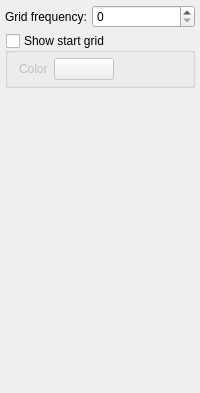
        <widget class="QWidget" name="tabGrid">
         <property name="enabled">
          <bool>true</bool>
         </property>
         <attribute name="title">
          <string>Grid</string>
         </attribute>
         <attribute name="toolTip">
          <string>&lt;html&gt;&lt;head/&gt;&lt;body&gt;&lt;p&gt;General grid visualization settings.&lt;/p&gt;&lt;/body&gt;&lt;/html&gt;</string>
         </attribute>
         <layout class="QVBoxLayout" name="verticalLayout_3">
          <property name="spacing">
           <number>5</number>
          </property>
          <property name="leftMargin">
           <number>5</number>
          </property>
          <property name="topMargin">
           <number>5</number>
          </property>
          <property name="rightMargin">
           <number>5</number>
          </property>
          <property name="bottomMargin">
           <number>5</number>
          </property>
          <item>
           <layout class="QFormLayout" name="formLayout">
            <property name="fieldGrowthPolicy">
             <enum>QFormLayout::AllNonFixedFieldsGrow</enum>
            </property>
            <property name="horizontalSpacing">
             <number>5</number>
            </property>
            <property name="verticalSpacing">
             <number>5</number>
            </property>
            <item row="0" column="0">
             <widget class="QLabel" name="label_16">
              <property name="text">
               <string>Grid frequency:</string>
              </property>
             </widget>
            </item>
            <item row="0" column="1">
             <widget class="QSpinBox" name="m_sbGridFrequency">
              <property name="toolTip">
               <string>&lt;html&gt;&lt;head/&gt;&lt;body&gt;&lt;p&gt;Indicate the frequency of visible gridlines used for visualization.&lt;/p&gt;&lt;p&gt;e.g. 1: every line of the grid is visible; 2: only every second line is visible ...&lt;/p&gt;&lt;/body&gt;&lt;/html&gt;</string>
              </property>
              <property name="maximum">
               <number>200</number>
              </property>
             </widget>
            </item>
           </layout>
          </item>
          <item>
           <widget class="QGroupBox" name="m_groupShowStartGrid">
            <property name="font">
             <font>
              <weight>50</weight>
              <bold>false</bold>
             </font>
            </property>
            <property name="toolTip">
             <string>&lt;html&gt;&lt;head/&gt;&lt;body&gt;&lt;p&gt;Allows that pixels may not be defined in the mapped image because they are outside of the field of view of the used input image.&lt;/p&gt;&lt;p&gt;The pixels will be marked with the given padding value.&lt;/p&gt;&lt;p&gt;If unchecked the mapping will be aborted in a case of undefined pixels.&lt;/p&gt;&lt;/body&gt;&lt;/html&gt;</string>
            </property>
            <property name="title">
             <string>Show start grid</string>
            </property>
            <property name="flat">
             <bool>false</bool>
            </property>
            <property name="checkable">
             <bool>true</bool>
            </property>
            <property name="checked">
             <bool>false</bool>
            </property>
            <layout class="QHBoxLayout" name="horizontalLayout_3">
             <property name="leftMargin">
              <number>11</number>
             </property>
             <property name="topMargin">
              <number>5</number>
             </property>
             <property name="rightMargin">
              <number>11</number>
             </property>
             <property name="bottomMargin">
              <number>5</number>
             </property>
             <item>
              <widget class="QLabel" name="label_14">
               <property name="text">
                <string>Color</string>
               </property>
              </widget>
             </item>
             <item>
              <widget class="ctkColorPickerButton" name="btnStartGridColor">
               <property name="minimumSize">
                <size>
                 <width>60</width>
                 <height>0</height>
                </size>
               </property>
               <property name="autoFillBackground">
                <bool>false</bool>
               </property>
               <property name="text">
                <string/>
               </property>
              </widget>
             </item>
             <item>
              <spacer name="horizontalSpacer_5">
               <property name="orientation">
                <enum>Qt::Horizontal</enum>
               </property>
               <property name="sizeHint" stdset="0">
                <size>
                 <width>40</width>
                 <height>20</height>
                </size>
               </property>
              </spacer>
             </item>
            </layout>
           </widget>
          </item>
          <item>
           <spacer name="verticalSpacer">
            <property name="orientation">
             <enum>Qt::Vertical</enum>
            </property>
            <property name="sizeType">
             <enum>QSizePolicy::Expanding</enum>
            </property>
            <property name="sizeHint" stdset="0">
             <size>
              <width>20</width>
              <height>300</height>
             </size>
            </property>
           </spacer>
          </item>
         </layout>
        </widget>
